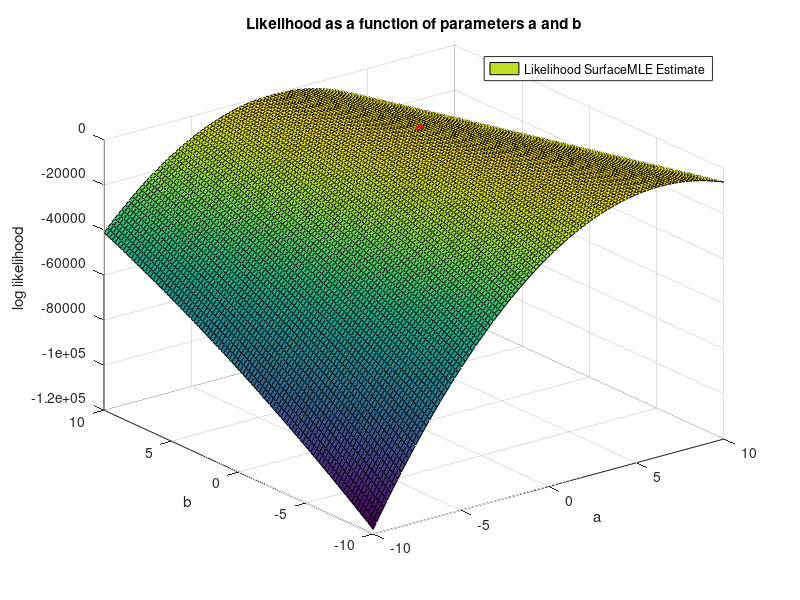
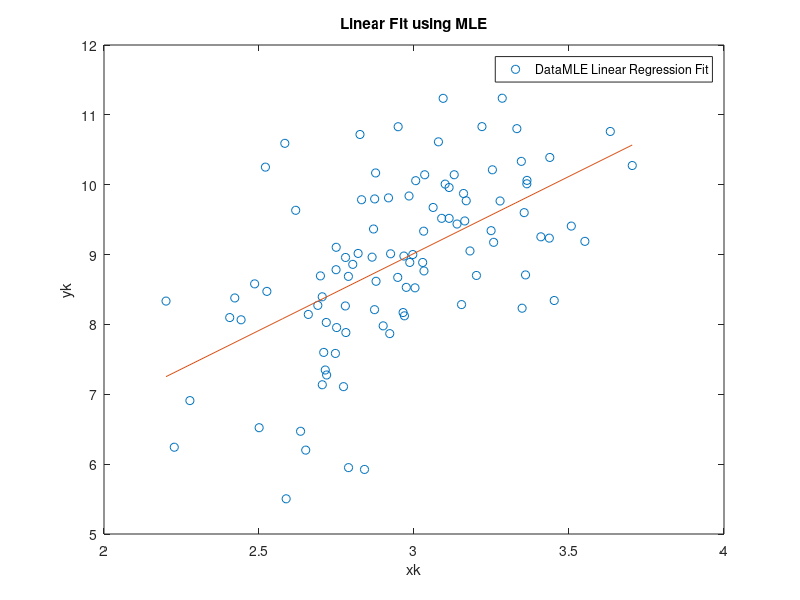

Source code (MATLAB) for these figures, in order:
%% MLE and Linear Regression - Question 4
rng(1)
%Number of observations
N = 100;
%Randomly generating x vector
xk = 3 + 0.3*randn(N,1);
%True values of parameters a and b (a=2,b=3)
a_true = 2;
b_true = 3;
sig_e = 1;
%Random GWN signal
epsilon = randn(N,sig_e^2);
%Determining true values of y
yk = a_true*xk+b_true+epsilon;

%Defining Log Likelihood function
loglik = @(a,b) sum((yk-a.*xk-b).^2)/(-2*sig_e^2);

%Finding minima point of negative likelihood using fminsearch with 0,0
%initialization
params = fminsearch(@(p) -loglik(p(1),p(2)),[0;0]);
a_mle_emp = params(1);
b_mle_emp = params(2);

%MLE estimates of a and b obtained through analytical approach
a_mle_analytical = cov(xk,yk)/var(xk);
a_mle_analytical = a_mle_analytical(1,2);
b_mle_analytical = mean(yk) - a_mle_analytical*mean(xk);

fprintf("True Values of parameters\n")
fprintf("a = %f\n",a_true)
fprintf("b = %f\n\n",b_true)

fprintf("MLE estimates of parameters obtained through MATLAB simulation\n")
fprintf("a = %f\n",a_mle_emp)
fprintf("b = %f\n\n",b_mle_emp)

fprintf("MLE estimates of parameters obtained through analytical approach\n")
fprintf("a = %f\n",a_mle_analytical)
fprintf("b = %f\n",b_mle_analytical)

%% Plotting 
a_vals = linspace(-10,10,100);
b_vals = linspace(-10,10,100);
[a_vals,b_vals] = meshgrid(a_vals,b_vals);
likelihoods = zeros(size(a_vals));
s = size(likelihoods);
for i = 1:s(1)
    for j=1:s(2)
        likelihoods(i,j) = loglik(a_vals(i,j),b_vals(i,j));
    end
end
figure;
surf(a_vals,b_vals,likelihoods)
xlabel("a")
ylabel("b")
zlabel("log likelihood")
title("Likelihood as a function of parameters a and b")
hold on

%Locating MLE point on the surface with a red dot
h = plot3(a_mle_emp,b_mle_emp,loglik(a_mle_emp,b_mle_emp),"ro");
legend(["Likelihood Surface","MLE Estimate"])
set(h, 'MarkerFaceColor', get(h,'Color'));

%MLE Line fitting
figure;
plot(xk,yk,"o")
xlabel("xk")
ylabel("yk")
x = linspace(min(xk),max(xk),5);
y = a_mle_analytical*x+b_mle_analytical;
hold on
plot(x,y)
legend(["Data","MLE Linear Regression Fit"])
title("Linear Fit using MLE")